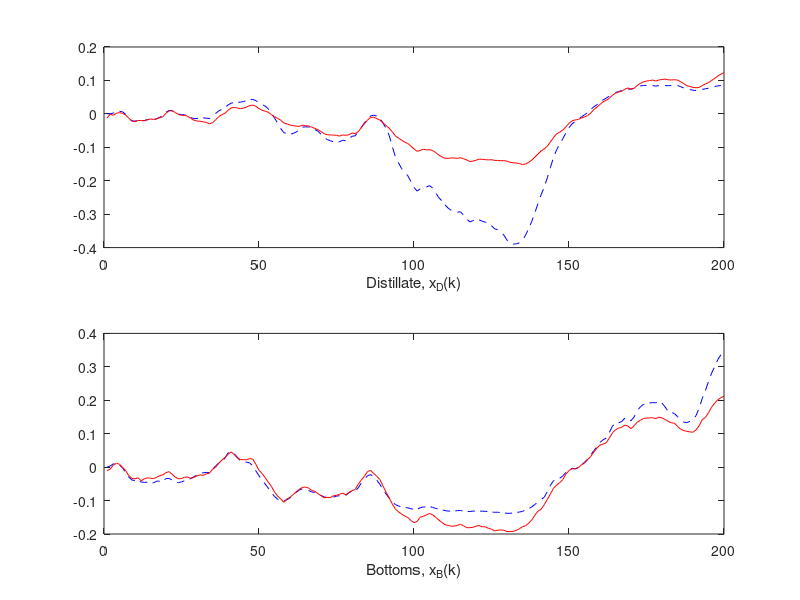

Source code (MATLAB):
clf
clear all
%% Simulations of dead-beat estimator
% Load system matrices (A, B, Bw, C, H, R1, R2)  
load sysMat

% Load inputs (L, V), measurements (ym) and expected controlled outputs (yc)
load kfExample

% Initialization of x(0) and xHat(0)
x0=zeros(20,1);
xhat0=zeros(20,1);
P0=0.01*eye(20);
%% ===== END OF FIXED SECTION OF THE CODE =====

%% ===== KALMAN FILTER SIMULATIONS (with w(k) as white noise) =====
YHAT=ones(2,200);%Estimated Y
SSE1=0;
SSE2=0;
for i=1:200
    xhatp=A*xhat0+B*[L(i);V(i)];
    Phatp=A*P0*A'+Bw*R1*Bw';
    K=Phatp*C'*inv(C*Phatp*C'+R2);
    P0=(eye(20)-K*C)*Phatp;
    xhat0=xhatp+K*(ym(i,:)'-C*xhatp);
    YHAT(:,i)=H*xhat0;
    e1=yc(i,1)-YHAT(1,i);
    SSE1=SSE1+e1'*e1;
    e2=yc(i,2)-YHAT(2,i);
    SSE2=SSE2+e2'*e2;
end
%% ===== CALCULATIONS AND PLOTTING =====
% Please report the sum of square error in yc_1 as SSE1
% SSE1 = sum((yc(:,1)-YHAT(:,1)).^2);  % Sums over all time-points for the first output
disp(SSE1);      % Displays SSE

% SSE2 = sum((yc(:,2)-YHAT(:,2)).^2);  % Sums over all time-points for the second output
disp(SSE2);      % Displays SSE


subplot(2,1,1)  % Plot of x1
plot(1:200,yc(:,1),'--b',1:200,YHAT(1,:),'-r'); xlabel('Distillate, x_D(k)');
subplot(2,1,2)  % Plot of x2
plot(1:200,yc(:,2),'--b',1:200,YHAT(2,:),'-r'); xlabel('Bottoms, x_B(k)');